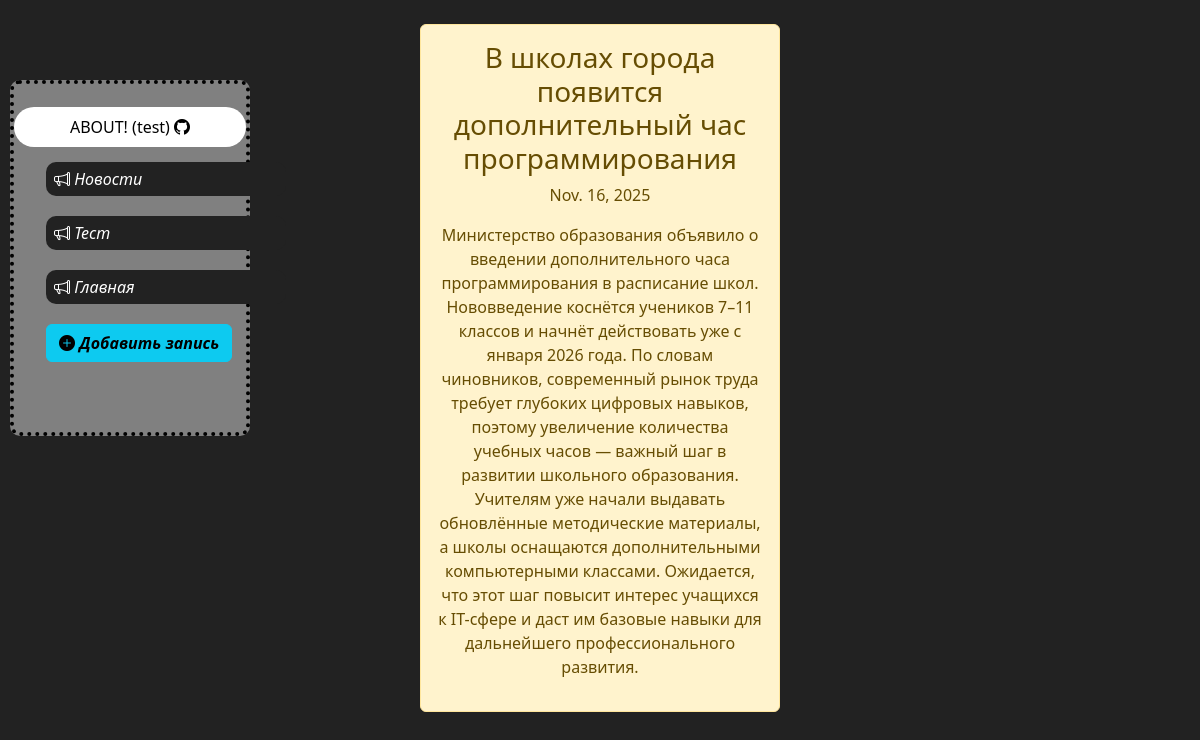
Page /news/11 on the committed database.
### main/models.py (models this page shows, shortened)
class Articles(models.Model):
    title = models.CharField('Название', max_length=100)
    anons = models.CharField('Анонс', max_length=500)
    FULL = models.TextField('Статья')
    date = models.DateField('Дата')

### news/views.py (the view)
# urls.py: path('<int:pk>', views.NewsDetailView.as_view(), name="newsdetail"),
class NewsDetailView(DetailView):
    model = Articles
    template_name = "news/detail_view.html"
    context_object_name = "article"

### news/templates/news/detail_view.html (shortened to what this page needs)
{% extends "main/base.html" %}
{% block body_class %}child-page5{% endblock %}
{% block content %}
<br><div class="alert alert-warning" id="qasd">
    <h3>{{ article.title }}</h3>
    <p>{{ article.date }}</p>
    <p>{{ article.FULL }}</p>
</div>
{% endblock %}

### main/static/main/css/styles.css (style rules this page uses)
* { margin: 0 auto; padding: 0; }

### news/static/news/css/styles.css (style rules this page uses)
.child-page5 { background-color: #222; }
#qasd { width: 30%; height: 30%; text-align: center; }

### rows in the picture
Articles: title "В школах города появится дополнительный час программирования", date "Nov. 16, 2025", FULL "Министерство образования объявило о введении дополнительного часа программирования в расписание школ. Нововведение коснётся учеников 7–11 классов и начнёт действовать уже с января 2026 года. По словам чиновников, современный рынок труда требует глубоких цифровых навыков, поэтому увеличение количества учебных часов — важный шаг в развитии школьного образования. Учителям уже начали выдавать обновлённые методические материалы, а школы оснащаются дополнительными компьютерными классами. Ожидается, что этот шаг повысит интерес учащихся к IT-сфере и даст им базовые навыки для дальнейшего профессионального развития."
